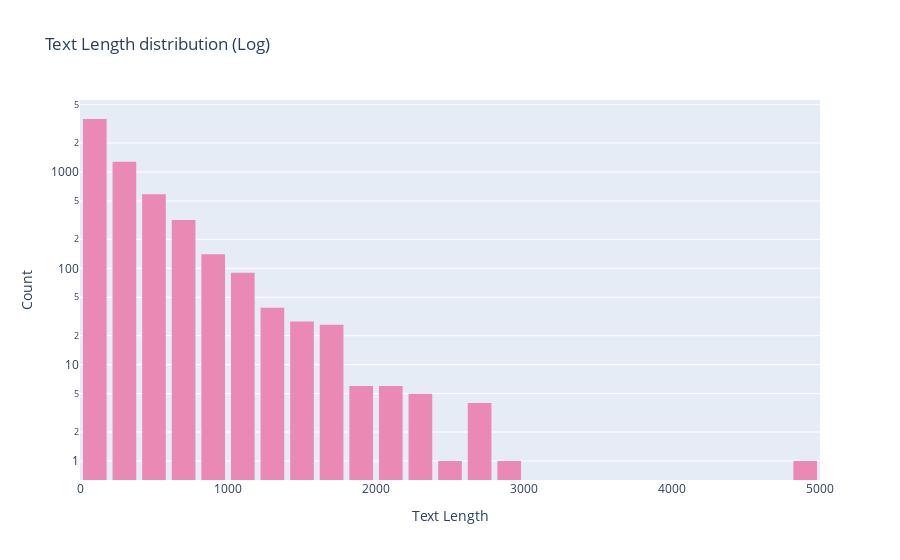

This figure's notebook cell:
### Code cell
layout = go.Layout(
    title='Text Length distribution (Log)',
    xaxis=dict(title='Text Length'),
    yaxis=dict(title='Count', type='log'),
    bargap=0.2,
    height=600,
)

fig = go.Figure(
    data=[go.Histogram(
        x = text_lens,
        marker_color='#EB89B5',
        nbinsx=30,
    )],
    layout = layout,
)
fig.show()

### Figure 1 — Plotly figure (JSON) as saved in the notebook; plotly's stock layout.template omitted (floating-point values rounded to 4 significant figures; data arrays with more than 128 entries replaced by an {"elided": "..."} marker saying what was removed)
{"data": [{"marker": {"color": "#EB89B5"}, "nbinsx": 30, "type": "histogram", "x": {"elided": "6119 int values"}}], "layout": {"autosize": true, "bargap": 0.2, "title": {"text": "Text Length distribution (Log)"}, "xaxis": {"autorange": true, "range": [-0.5, 5000.0], "title": {"text": "Text Length"}, "type": "linear"}, "yaxis": {"autorange": true, "range": [-0.1972, 3.747], "title": {"text": "Count"}, "type": "log"}}}
